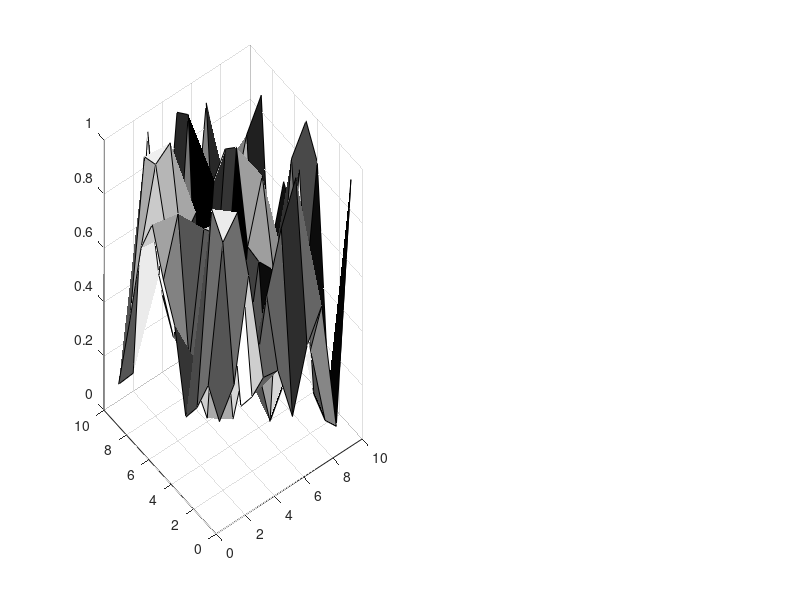

Reproduce this figure in MATLAB. (Note: this script raises an error after producing the figure.)
clear all
clc
close all

z=rand(10,10);
[x,y]=meshgrid(1:10,1:10);
figure;
subplot(1,2,1);
surf(x,y,z);
colormap gray;
freezeColors;
h=colorbar;
cbfreeze(h)


subplot(1,2,2)
surf(x,y,z);
colormap jet;
h1=colorbar;